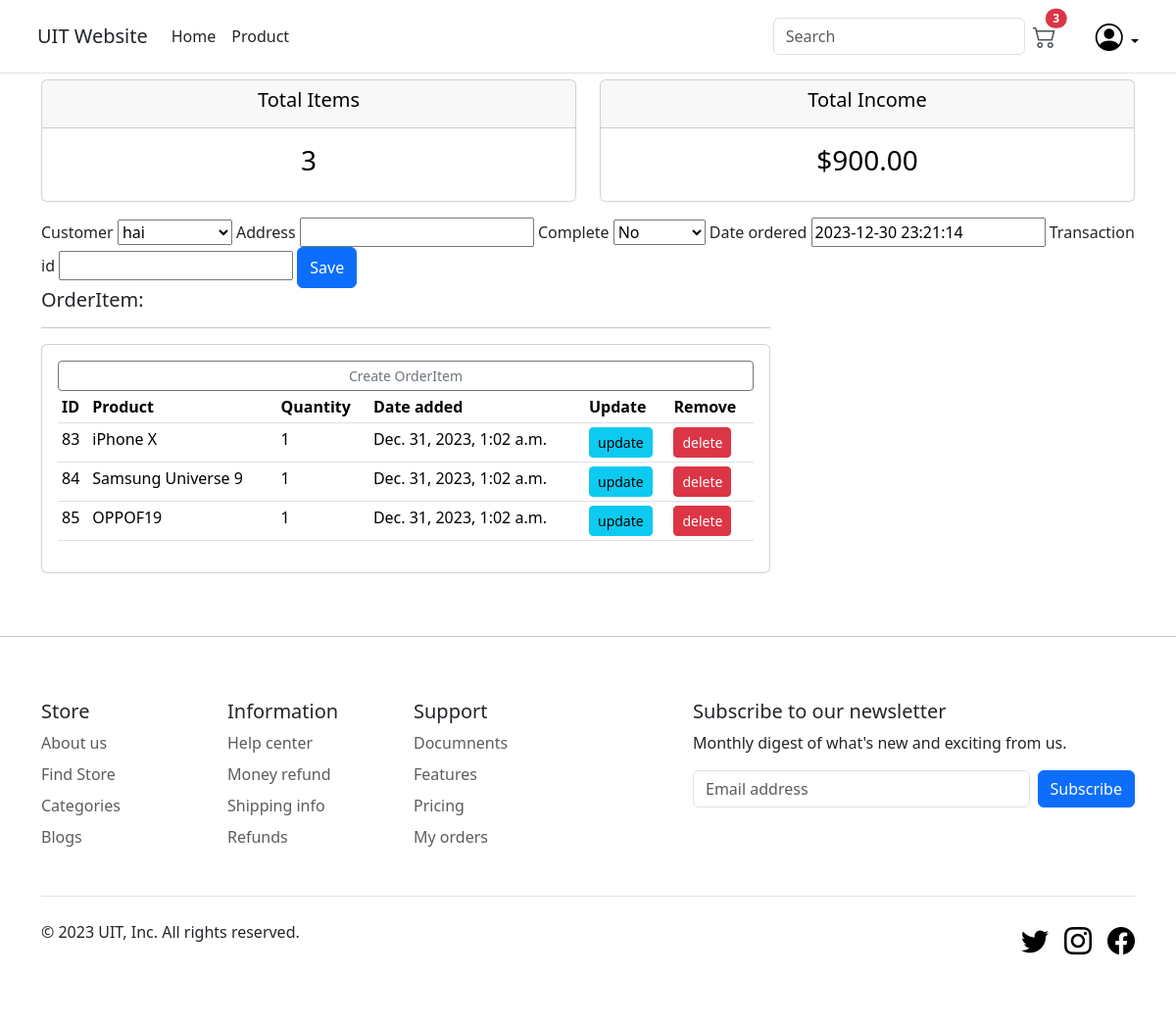
The app's page /update_order/18 (signed in) with its own data.
### main/models.py (models this page shows, shortened)
class Order(models.Model):
    customer = models.ForeignKey(Customer, on_delete=models.CASCADE, blank=True,null=True)
    address = models.CharField(max_length=200, null=True)
    complete = models.BooleanField(default=False, null=True, blank=False)
    date_ordered = models.DateTimeField(default=datetime.datetime.now())
    transaction_id = models.CharField(max_length=200, null=True)
    @property
    def get_cart_total(self):
        total=0
        orderitems = self.orderitem_set.all()
        for item in orderitems:
            total += item.get_total
        return total
    @property
    def get_cart_items(self):
        total=0
        orderitems = self.orderitem_set.all()
        for item in orderitems:
            total += item.quantity
        return total

class OrderItem(models.Model):
    product = models.ForeignKey(Product, on_delete=models.CASCADE, blank=True,null=True)
    order = models.ForeignKey(Order, on_delete=models.CASCADE, blank=True,null=True)
    quantity = models.IntegerField(default=0, null=True, blank=True)
    date_added = models.DateTimeField(default=datetime.datetime.now())
    @property
    def get_total(self):
        total = 0
        total = self.product.price * self.quantity
        return total

class Product(models.Model):
    name = models.CharField(max_length=200, null=True)
    price = models.DecimalField(max_digits=9, decimal_places=2)
    description = models.CharField(max_length=1000, null=True)
    image = models.ImageField(default="", null=True, blank=True)
    type = models.CharField(max_length=200, null=True)
    slug = models.SlugField(default="", null=False, unique=True)
    def __str__(self):
        return self.name

### main/decorators.py (the view)
        def wraper_func(request, *args, **kwargs):
            if request.user.groups.exists():
                for group in request.user.groups.all():
                    if group.name in allowed_roles:
                        return view_func(request, *args, **kwargs)
                    else:
                        return HttpResponse('You are not authorize to view this page')
            else:
                return HttpResponse('You are not authorize to view this page')

### main/forms.py
class OrderForm(ModelForm):
    class Meta:
        model = Order
        fields = '__all__'

### main/models.py (called while the page is built)
    def __str__(self):
        return self.name

### main/views.py (called while the page is built)
@login_required(login_url='login')
@allowed_users(allowed_roles=['admin'])
def updateOrder(request, pk):   # admin update
    order = Order.objects.get(id=pk)
    form = OrderForm(instance=order)
    orderitems = order.orderitem_set.all()
    if request.method == 'POST':
        form = OrderForm(request.POST, instance=order)
        if form.is_valid():  # validate data
            form.save()
            return redirect('admin')
    context = {
        'form': form,
        'orderitems': orderitems,
        'order': order
    }
    return render(request, 'main/order_form.html', context)

### main/templates/main/order_form.html (shortened to what this page needs)
{% extends "main/base.html" %}
{% load static %}
{% block content %}
<div class="row">
    <div class="col">
        <div class="col-md">
            <div class="card text-center text-black mb-3" id="total-orders">
                <div class="card-header">
                    <h5 class="card-title">Total Items</h5>
                </div>
                <div class="card-body">
                    <h3 class="card-title">{{order.get_cart_items}}</h3>
                </div>
            </div>
        </div>
    </div>
    <div class="col">
        <div class="col-md">
            <div class="card text-center text-black mb-3" id="total-orders">
                <div class="card-header">
                    <h5 class="card-title">Total Income</h5>
                </div>
                <div class="card-body">
                    <h3 class="card-title">${{order.get_cart_total|floatformat:2}}</h3>
                </div>
            </div>
        </div>
    </div>
</div>
<form method="POST" action="">
    {{form.customer.label}}
    {{form.customer}}
    {{form.address.label}}
    {{form.address}}
    {{form.complete.label}}
    {{form.complete}}
    {{form.date_ordered.label}}
    {{form.date_ordered}}
    {{form.transaction_id.label}}
    {{form.transaction_id}}
    <button class="btn btn-primary w-10 py-2" type="submit" value="Save">Save</button>
</form>
<div class="row">
    <div class="col">
        <div class="col-md-8">
            <h5>OrderItem:</h5>
            <hr>
            <div class="card card-body">
                <a class="btn btn-outline-secondary btn-sm btn-block" href="{% url 'create_orderitem' %}">Create OrderItem</a>
                <table class="table table-sm">
                    <tr>
                        <th>ID</th>
                        <th>Product</th>
                        <th>Quantity</th>
                        <th>Date added</th>
                        <th>Update</th>
                        <th>Remove</th>
                    </tr>
                    {% for orderitem in orderitems %}
                    <tr>
                        <td>{{orderitem.id}}</td>
                        <td>{{orderitem.product}}</td>
                        <td>{{orderitem.quantity}}</td>
                        <td>{{orderitem.date_added}}</td>
                        <td><a class="btn btn-sm btn-info" href="{% url 'update_orderitem' orderitem.id %}">update</a></td>
                        <td><a class="btn btn-sm btn-danger" href="{% url 'delete_orderitem' orderitem.id %}">delete</a></td>
                    </tr>
                    {% endfor %}
                </table>
            </div>
        </div>
    </div>
</div>
{% endblock content %}

### main/templates/main/base.html (shortened to what this page needs)
<!DOCTYPE html>
{% load static %}
<html lang="en">
<head>
  <link href="https://cdn.jsdelivr.net/npm/bootstrap@5.3.2/dist/css/bootstrap.min.css" rel="stylesheet"
>
  <link rel="stylesheet" href="https://cdn.jsdelivr.net/npm/bootstrap-icons@1.11.2/font/bootstrap-icons.min.css">
</head>
<body>
  <nav class="navbar navbar-expand-md fixed-top bg-white border-bottom">
    <div class="container p-2">
      <a href="{% url 'home' %}"
        class="align-items-center mb-2 mb-lg-0 text-decoration-none text-dark navbar-brand fs-5">
        UIT Website
      </a>
      <div class="collapse navbar-collapse" id="navbarCollapse">
        <ul class="navbar-nav me-auto mb-2 mb-md-0">
          <li class="nav-item"><a href="{% url 'home' %}" class="nav-link text-dark px-2">Home</a></li>
          <li class="nav-item"><a href="{% url 'productList' %}" class="nav-link text-dark px-2">Product</a></li>
        </ul>
        <form class="d-flex" role="search">
          <input class="form-control me-2" type="search" placeholder="Search" aria-label="Search">
        </form>
      </div>
      <a class="position-relative me-3 text-dark-emphasis d-none d-md-block" href="{% url 'cart' %}">
        <i class="bi bi-cart2 fs-4"></i>
        <span class="position-absolute top-0 start-100 translate-middle badge rounded-pill bg-danger cart-badge">
          {{order.get_cart_items}}
        </span>
      </a>
      {% if request.user.is_authenticated == False %}
      <a href="{% url 'login' %}" class="d-none d-md-block link-body-emphasis text-decoration-none text-dark-emphasis">
        <i class="bi bi-person-circle fs-3"></i>
      </a>
      {% else %}
      <div class="dropdown text-end ms-4">
        <a href="#" class="d-none d-md-block link-body-emphasis text-decoration-none dropdown-toggle"
          data-bs-toggle="dropdown" aria-expanded="false">
          <i class="bi bi-person-circle fs-3"></i>
        </a>
      </div>
      {% endif %}
    </div>
  </nav>
  <main class="container">
    <div class="py-5">
      {% block content %}
      {% endblock content %}
    </div>
  </main>
  <hr>
  <div class="container">
    <footer class="py-5">
      <div class="row">
        <div class="col-6 col-md-2 mb-3">
          <h5>Store</h5>
          <ul class="nav flex-column">
            <li class="nav-item mb-2"><a href="#" class="nav-link p-0 text-body-secondary">About us</a></li>
            <li class="nav-item mb-2"><a href="#" class="nav-link p-0 text-body-secondary">Find Store</a></li>
            <li class="nav-item mb-2"><a href="#" class="nav-link p-0 text-body-secondary">Categories</a></li>
            <li class="nav-item mb-2"><a href="#" class="nav-link p-0 text-body-secondary">Blogs</a></li>
          </ul>
        </div>
        <div class="col-6 col-md-2 mb-3">
          <h5>Information</h5>
          <ul class="nav flex-column">
            <li class="nav-item mb-2"><a href="#" class="nav-link p-0 text-body-secondary">Help center</a></li>
            <li class="nav-item mb-2"><a href="#" class="nav-link p-0 text-body-secondary">Money refund</a></li>
            <li class="nav-item mb-2"><a href="#" class="nav-link p-0 text-body-secondary">Shipping info</a></li>
            <li class="nav-item mb-2"><a href="#" class="nav-link p-0 text-body-secondary">Refunds</a></li>
          </ul>
        </div>
        <div class="col-6 col-md-2 mb-3">
          <h5>Support</h5>
          <ul class="nav flex-column">
            <li class="nav-item mb-2"><a href="#" class="nav-link p-0 text-body-secondary">Documnents</a></li>
            <li class="nav-item mb-2"><a href="#" class="nav-link p-0 text-body-secondary">Features</a></li>
            <li class="nav-item mb-2"><a href="#" class="nav-link p-0 text-body-secondary">Pricing</a></li>
            <li class="nav-item mb-2"><a href="#" class="nav-link p-0 text-body-secondary">My orders</a></li>
          </ul>
        </div>
        <div class="col-md-5 offset-md-1 mb-3">
          <form>
            <h5>Subscribe to our newsletter</h5>
            <p>Monthly digest of what's new and exciting from us.</p>
            <div class="d-flex flex-column flex-sm-row w-100 gap-2">
              <input id="newsletter1" type="text" class="form-control" placeholder="Email address">
              <button class="btn btn-primary" type="button">Subscribe</button>
            </div>
          </form>
        </div>
      </div>
      <div class="d-flex flex-column flex-sm-row justify-content-between py-4 my-4 border-top">
        <p>© 2023 UIT, Inc. All rights reserved.</p>
        <ul class="list-unstyled d-flex fs-3">
          <li class="ms-3"><a class="link-body-emphasis" href="#"><i class="bi bi-twitter"></i></a></li>
          <li class="ms-3"><a class="link-body-emphasis" href="#"><i class="bi bi-instagram"></i></a></li>
          <li class="ms-3"><a class="link-body-emphasis" href="#"><i class="bi bi-facebook"></i></a></li>
        </ul>
      </div>
    </footer>
  </div>
</body>
</html>

### records on screen
Order: get_cart_items "3", get_cart_total "900.00", customer "hai", complete "No", date_ordered "2023-12-30 23:21:14"
OrderItem: id "83", product "iPhone X", quantity "1", date_added "Dec. 31, 2023, 1:02 a.m."
OrderItem: id "84", product "Samsung Universe 9", quantity "1", date_added "Dec. 31, 2023, 1:02 a.m."
OrderItem: id "85", product "OPPOF19", quantity "1", date_added "Dec. 31, 2023, 1:02 a.m."
